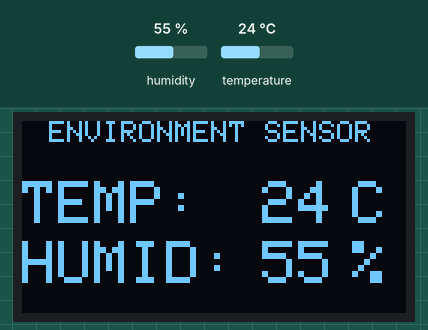
Recording of a sketch running on a simulated Arduino Uno, built with avr-gcc and run on an emulated ATmega328P. On the bench: 128×64 one-colour display. The inputs (shaded band) are chosen by the test bench; at power-on: humidity 55 %, temperature 24 °C. The display library's start-up logo is not drawn.

Above: at 0.2 s.

The sketch:

Enviro-mini_code.ino
```cpp
/**************************************************************************
Enviro-mini Code rev 1.0
 **************************************************************************/
#include <SPI.h>
#include <Wire.h>
#include <Adafruit_GFX.h>
#include <Adafruit_SSD1306.h>
#include <DHT.h>
const int dht_pin = 2;
DHT dht11(dht_pin, DHT11);

#define SCREEN_WIDTH 128 // OLED display width, in pixels
#define SCREEN_HEIGHT 64 // OLED display height, in pixels

// Declaration for an SSD1306 display connected to I2C (SDA, SCL pins)
#define OLED_RESET     4 // Reset pin # (or -1 if sharing Arduino reset pin)
Adafruit_SSD1306 display(SCREEN_WIDTH, SCREEN_HEIGHT, &Wire, OLED_RESET);


#define LOGO_HEIGHT   16
#define LOGO_WIDTH    16


void setup() {
  if(!display.begin(SSD1306_SWITCHCAPVCC, 0x3C)) { // Address 0x3D for 128x64
    Serial.println(F("SSD1306 allocation failed"));
    for(;;); // Don't proceed, loop forever
  }
  display.display();
}

void loop() {
  display.clearDisplay();
  //clear display
  beginInterface();
  //reads sensor
  float temp1 = dht11.readTemperature();
  float humid1 = dht11.readHumidity();

//value positions
  display.setTextSize(2);
  display.setTextColor(WHITE);
  display.setCursor(80,20);
  display.print((int)temp1);

  display.setTextSize(2);
  display.setTextColor(WHITE);
  display.setCursor(80,40);
  display.print((int)humid1);

  display.display();
  delay(20000); //currently updates the screen every 20 seconds
}

void beginInterface(void){
  display.setTextSize(1);
  display.setTextColor(WHITE);
  display.setCursor(9,0);
  display.print("ENVIRONMENT SENSOR");

  display.setTextSize(2);
  display.setTextColor(WHITE);
  display.setCursor(0,20);
  display.print("TEMP:");

  display.setTextSize(2);
  display.setTextColor(WHITE);
  display.setCursor(110,20);
  display.print("C");

  display.setTextSize(2);
  display.setTextColor(WHITE);
  display.setCursor(110,40);
  display.print("%");

  display.setTextSize(2);
  display.setTextColor(WHITE);
  display.setCursor(0,40);
  display.print("HUMID:");

  display.display();
}
```

Measured:
- what the display in image 0 shows lasts 20.1 s, from 0.1 s to 20.2 s
